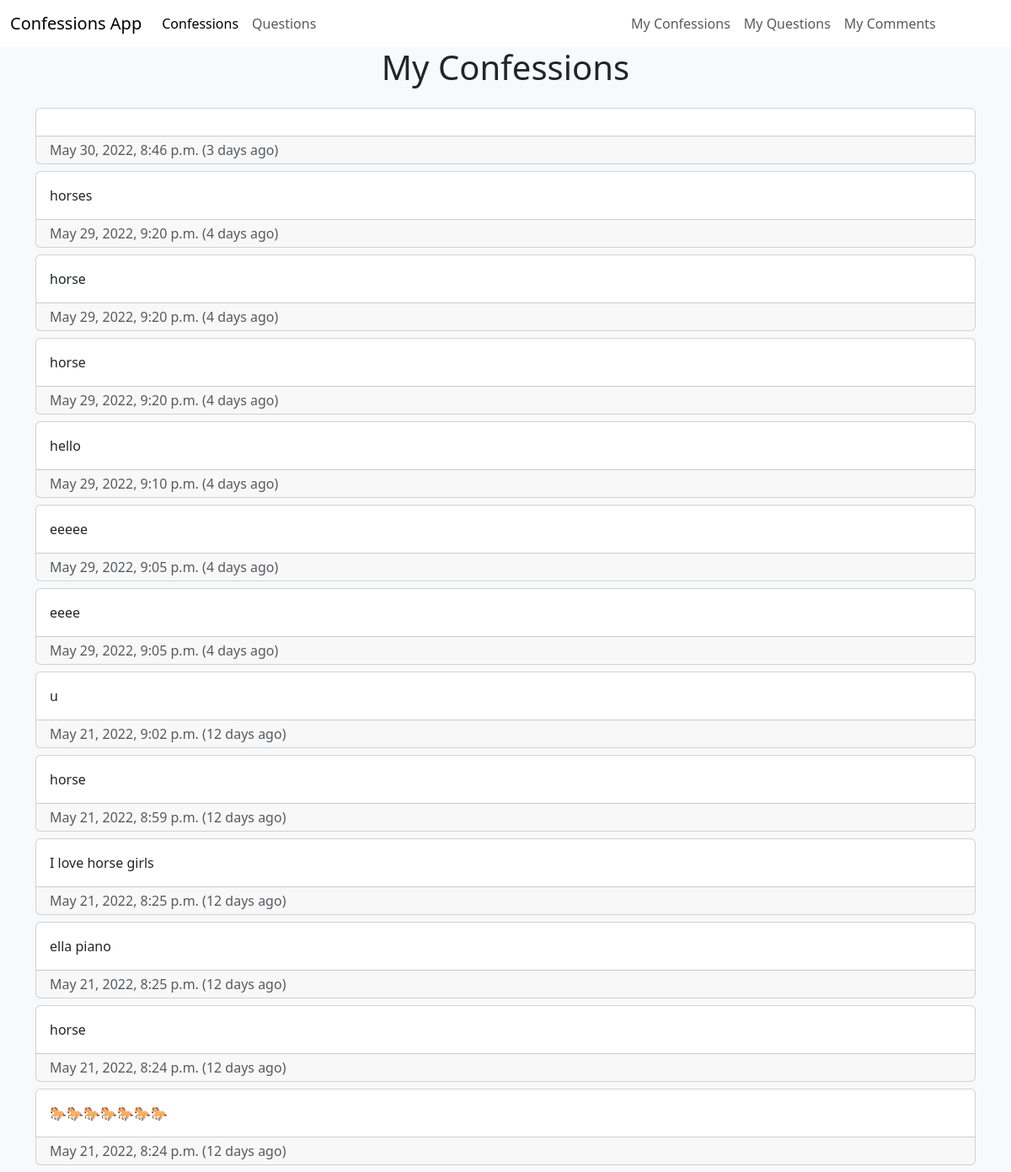
The page /myconfessions (signed in) on the database as committed earlier.
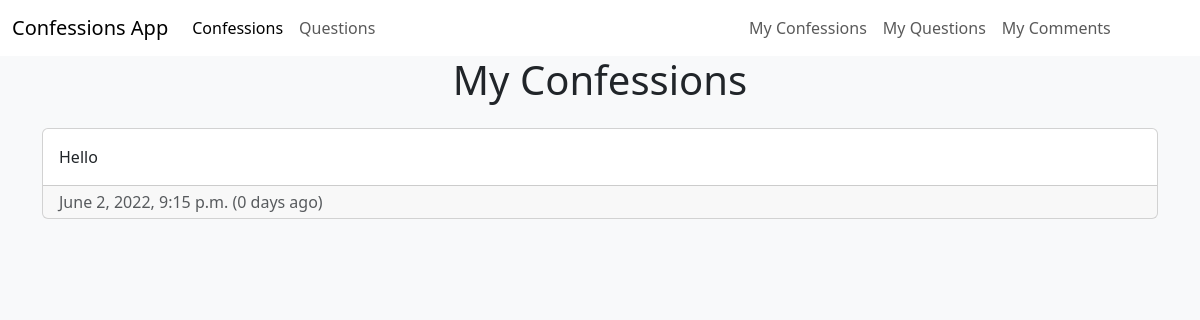
The same page on the database as committed later.
### ConfessionsApp/models.py (models this page shows, shortened)
class Confession(models.Model):
    body = models.CharField(max_length=666)
    date = models.DateTimeField(auto_now_add=True)
    owner = models.ForeignKey(User, on_delete=models.CASCADE)
    edited = models.BooleanField(default=False)
    edited_date = models.DateTimeField(auto_now=True, blank=True, null=True)
    @property
    def num_days_ago(self):
        today= timezone.now()
        return (today - self.date).days

### ConfessionsApp/views.py (the view)
# urls.py: path("myconfessions", views.userConfessions, name="myconfessions"),
@login_required
def userConfessions(request):
    user = request.user
    confessions = Confession.objects.filter(owner=user).order_by("-date")
    context = {
        'confessions' : confessions
    }
    return render(request, 'ConfessionsApp/userConfessions.html', context=context)

### ConfessionsApp/templates/ConfessionsApp/userConfessions.html (shortened to what this page needs)
{%extends 'ConfessionsApp/base.html'%}
{%block content%}
  {%load bootstrap_icons%}
  <h1 class="text-center">My Confessions</h1>
  <div class="container mt-4">
  {%for Confession in confessions%}
      <div class="card mt-2 mb-2">
          <span class="card-body">{{Confession.body}}</span>
          <div class="card-footer py-1 submission-footer text-muted">
            <span class="card-text">
              {{Confession.date}}
              {%if Confession.num_days_ago != 1%}
                ({{Confession.num_days_ago}} days ago)
              {%else%}
              ({{Confession.num_days_ago}} day ago)
              {%endif%}
            </span>
          </div>
        </div>
    {%empty%}
      <p>You have posted no confessions</p>
    {%endfor%}
  </div>
{%endblock content%}

Rows that differ between the two databases and show on the page:
removed Confession: date "May 30, 2022, 8:46 p.m.", num_days_ago "3"
removed Confession: body "horses", date "May 29, 2022, 9:20 p.m.", num_days_ago "4"
removed Confession: body "horse", date "May 29, 2022, 9:20 p.m.", num_days_ago "4"
removed Confession: body "horse", date "May 29, 2022, 9:20 p.m.", num_days_ago "4"
removed Confession: body "hello", date "May 29, 2022, 9:10 p.m.", num_days_ago "4"
removed Confession: body "eeeee", date "May 29, 2022, 9:05 p.m.", num_days_ago "4"
removed Confession: body "eeee", date "May 29, 2022, 9:05 p.m.", num_days_ago "4"
removed Confession: body "u", date "May 21, 2022, 9:02 p.m.", num_days_ago "12"
removed Confession: body "horse", date "May 21, 2022, 8:59 p.m.", num_days_ago "12"
removed Confession: body "I love horse girls", date "May 21, 2022, 8:25 p.m.", num_days_ago "12"
removed Confession: body "ella piano", date "May 21, 2022, 8:25 p.m.", num_days_ago "12"
removed Confession: body "horse", date "May 21, 2022, 8:24 p.m.", num_days_ago "12"
removed Confession: body "🐎🐎🐎🐎🐎🐎🐎", date "May 21, 2022, 8:24 p.m.", num_days_ago "12"
added Confession: body "Hello", date "June 2, 2022, 9:15 p.m.", num_days_ago "0"
